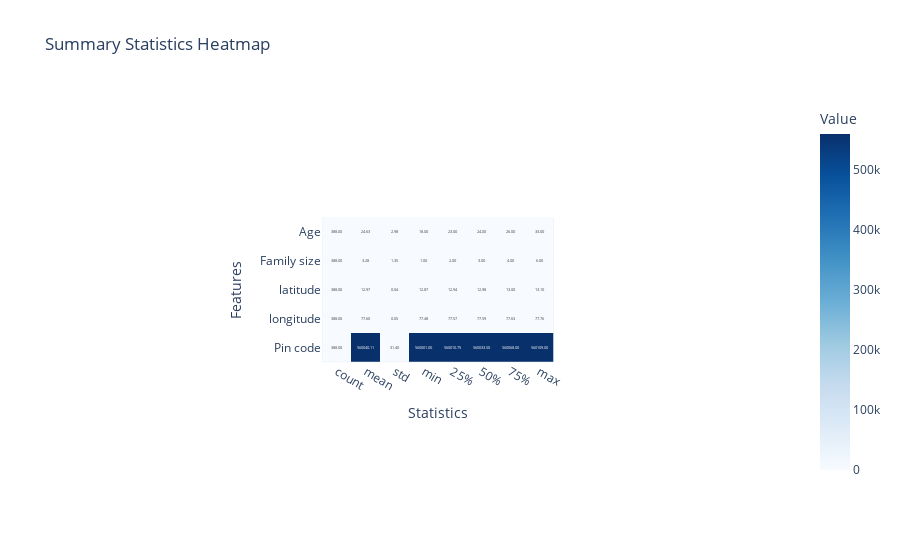
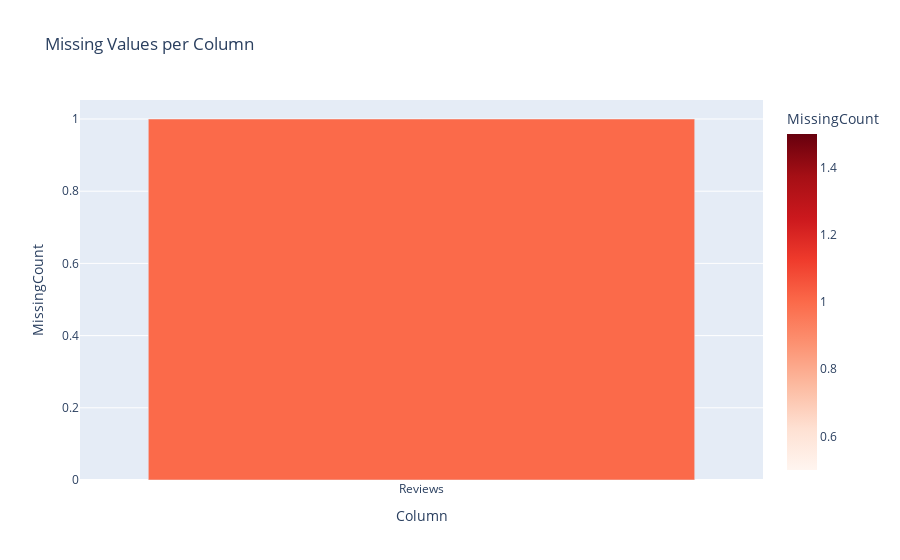
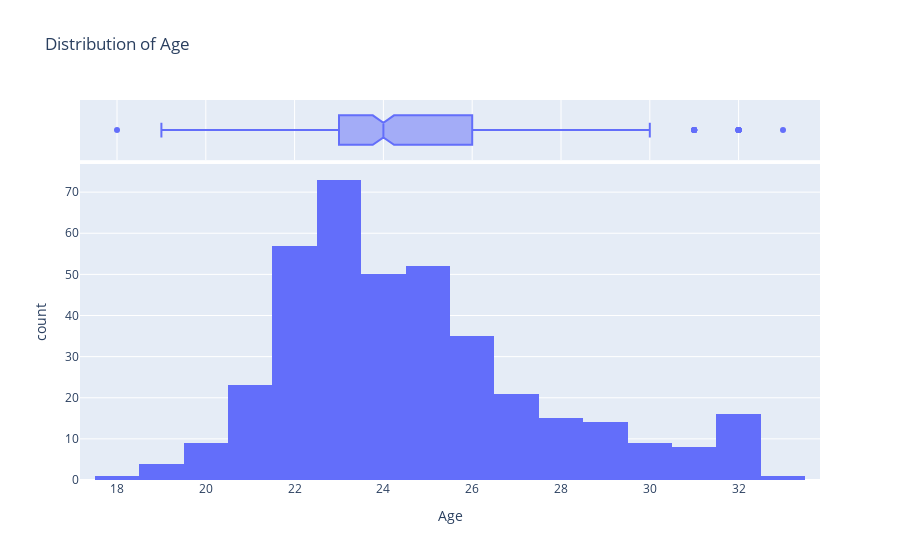
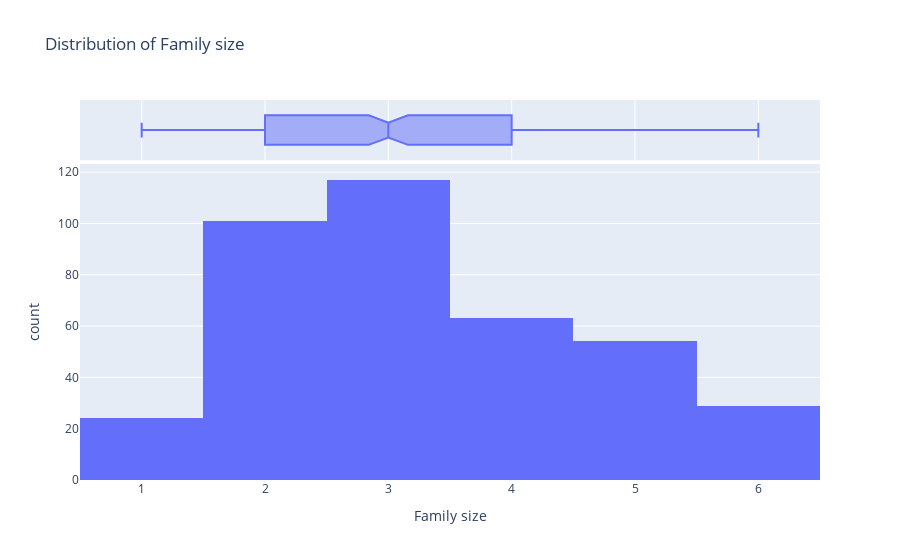

Here is the notebook cell these charts were saved with, in order:
### Code cell
#1. Data Exploration
summary_stats = df.describe().T
fig1 = px.imshow(summary_stats,
                labels=dict(x="Statistics", y="Features", color="Value"),
                title="Summary Statistics Heatmap",
                text_auto=".2f",
                color_continuous_scale="Blues")
fig1.show()

missing_values = df.isnull().sum().reset_index()
missing_values.columns = ['Column', 'MissingCount']
missing_values = missing_values[missing_values['MissingCount'] > 0]
fig2 = px.bar(missing_values,
              x='Column',
              y='MissingCount',
              title='Missing Values per Column',
              color='MissingCount',
              color_continuous_scale='Reds')
fig2.show()

duplicate_count = df.duplicated().sum()
print(f"Number of duplicate rows: {duplicate_count}")

numerical_cols = df.select_dtypes(include='number').columns
for col in numerical_cols:
    fig = px.histogram(df, x=col, title=f'Distribution of {col}',
                      marginal='box')
    fig.show()

### Figure 1 — Plotly figure (JSON) as saved in the notebook; plotly's stock layout.template omitted (floating-point values rounded to 4 significant figures)
{"data": [{"coloraxis": "coloraxis", "hovertemplate": "Statistics: %{x}<br>Features: %{y}<br>Value: %{z}<extra></extra>", "name": "0", "texttemplate": "%{z:.2f}", "type": "heatmap", "x": ["count", "mean", "std", "min", "25%", "50%", "75%", "max"], "xaxis": "x", "y": ["Age", "Family size", "latitude", "longitude", "Pin code"], "yaxis": "y", "z": [[388, 24.63, 2.976, 18, 23, 24, 26, 33], [388, 3.281, 1.351, 1, 2, 3, 4, 6], [388, 12.97, 0.04449, 12.87, 12.94, 12.98, 13.0, 13.1], [388, 77.6, 0.05135, 77.48, 77.57, 77.59, 77.63, 77.76], [388, 560000.0, 31.4, 560001, 560000.0, 560000.0, 560068, 560109]]}], "layout": {"autosize": true, "coloraxis": {"colorbar": {"title": {"text": "Value"}}, "colorscale": [[0, "rgb(247,251,255)"], [0.125, "rgb(222,235,247)"], [0.25, "rgb(198,219,239)"], [0.375, "rgb(158,202,225)"], [0.5, "rgb(107,174,214)"], [0.625, "rgb(66,146,198)"], [0.75, "rgb(33,113,181)"], [0.875, "rgb(8,81,156)"], [1, "rgb(8,48,107)"]]}, "title": {"text": "Summary Statistics Heatmap"}, "xaxis": {"anchor": "y", "autorange": true, "constrain": "domain", "domain": [0.3386, 0.6614], "range": [-0.5, 7.5], "scaleanchor": "y", "title": {"text": "Statistics"}, "type": "category"}, "yaxis": {"anchor": "x", "autorange": true, "constrain": "domain", "domain": [0, 1], "range": [4.5, -0.5], "title": {"text": "Features"}, "type": "category"}}}

### Figure 2 — Plotly figure (JSON) as saved in the notebook; plotly's stock layout.template omitted (floating-point values rounded to 4 significant figures)
{"data": [{"alignmentgroup": "True", "hovertemplate": "Column=%{x}<br>MissingCount=%{marker.color}<extra></extra>", "legendgroup": "", "marker": {"color": [1], "coloraxis": "coloraxis", "pattern": {"shape": ""}}, "name": "", "offsetgroup": "", "orientation": "v", "showlegend": false, "textposition": "auto", "type": "bar", "x": ["Reviews"], "xaxis": "x", "y": [1], "yaxis": "y"}], "layout": {"autosize": true, "barmode": "relative", "coloraxis": {"colorbar": {"title": {"text": "MissingCount"}}, "colorscale": [[0, "rgb(255,245,240)"], [0.125, "rgb(254,224,210)"], [0.25, "rgb(252,187,161)"], [0.375, "rgb(252,146,114)"], [0.5, "rgb(251,106,74)"], [0.625, "rgb(239,59,44)"], [0.75, "rgb(203,24,29)"], [0.875, "rgb(165,15,21)"], [1, "rgb(103,0,13)"]]}, "legend": {"tracegroupgap": 0}, "title": {"text": "Missing Values per Column"}, "xaxis": {"anchor": "y", "autorange": true, "domain": [0, 1], "range": [-0.5, 0.5], "title": {"text": "Column"}, "type": "category"}, "yaxis": {"anchor": "x", "autorange": true, "domain": [0, 1], "range": [0, 1.053], "title": {"text": "MissingCount"}, "type": "linear"}}}

### Figure 3 — Plotly figure (JSON) as saved in the notebook; plotly's stock layout.template omitted (floating-point values rounded to 4 significant figures; data arrays with more than 128 entries replaced by an {"elided": "..."} marker saying what was removed)
{"data": [{"alignmentgroup": "True", "bingroup": "x", "hovertemplate": "Age=%{x}<br>count=%{y}<extra></extra>", "legendgroup": "", "marker": {"color": "#636efa", "pattern": {"shape": ""}}, "name": "", "offsetgroup": "", "orientation": "v", "showlegend": false, "type": "histogram", "x": {"elided": "388 int values"}, "xaxis": "x", "yaxis": "y"}, {"alignmentgroup": "True", "hovertemplate": "Age=%{x}<extra></extra>", "legendgroup": "", "marker": {"color": "#636efa"}, "name": "", "notched": true, "offsetgroup": "", "showlegend": false, "type": "box", "x": {"elided": "388 int values"}, "xaxis": "x2", "yaxis": "y2"}], "layout": {"autosize": true, "barmode": "relative", "legend": {"tracegroupgap": 0}, "title": {"text": "Distribution of Age"}, "xaxis": {"anchor": "y", "autorange": true, "domain": [0, 1], "range": [17.17, 33.83], "title": {"text": "Age"}, "type": "linear"}, "xaxis2": {"anchor": "y2", "autorange": true, "domain": [0, 1], "matches": "x", "range": [17.17, 33.83], "showgrid": true, "showticklabels": false, "type": "linear"}, "yaxis": {"anchor": "x", "autorange": true, "domain": [0, 0.8316], "range": [0, 76.84], "title": {"text": "count"}}, "yaxis2": {"anchor": "x2", "autorange": true, "domain": [0.8416, 1], "matches": "y2", "range": [-0.5, 0.5], "showgrid": false, "showline": false, "showticklabels": false, "ticks": "", "type": "category"}}}

### Figure 4 — Plotly figure (JSON) as saved in the notebook; plotly's stock layout.template omitted (floating-point values rounded to 4 significant figures; data arrays with more than 128 entries replaced by an {"elided": "..."} marker saying what was removed)
{"data": [{"alignmentgroup": "True", "bingroup": "x", "hovertemplate": "Family size=%{x}<br>count=%{y}<extra></extra>", "legendgroup": "", "marker": {"color": "#636efa", "pattern": {"shape": ""}}, "name": "", "offsetgroup": "", "orientation": "v", "showlegend": false, "type": "histogram", "x": {"elided": "388 int values"}, "xaxis": "x", "yaxis": "y"}, {"alignmentgroup": "True", "hovertemplate": "Family size=%{x}<extra></extra>", "legendgroup": "", "marker": {"color": "#636efa"}, "name": "", "notched": true, "offsetgroup": "", "showlegend": false, "type": "box", "x": {"elided": "388 int values"}, "xaxis": "x2", "yaxis": "y2"}], "layout": {"autosize": true, "barmode": "relative", "legend": {"tracegroupgap": 0}, "title": {"text": "Distribution of Family size"}, "xaxis": {"anchor": "y", "autorange": true, "domain": [0, 1], "range": [0.5, 6.5], "title": {"text": "Family size"}, "type": "linear"}, "xaxis2": {"anchor": "y2", "autorange": true, "domain": [0, 1], "matches": "x", "range": [0.5, 6.5], "showgrid": true, "showticklabels": false, "type": "linear"}, "yaxis": {"anchor": "x", "autorange": true, "domain": [0, 0.8316], "range": [0, 123.2], "title": {"text": "count"}}, "yaxis2": {"anchor": "x2", "autorange": true, "domain": [0.8416, 1], "matches": "y2", "range": [-0.5, 0.5], "showgrid": false, "showline": false, "showticklabels": false, "ticks": "", "type": "category"}}}
